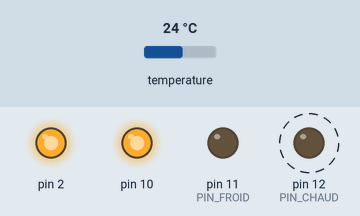
A sketch run on a simulated Arduino Uno, built with avr-gcc and run on an emulated ATmega328P. Parts: output pins drawn as LEDs (lit = HIGH). Dashed ring = blinking. The inputs (shaded band) are chosen by the test bench; at power-on: temperature 24 °C. EEPROM starts erased; what the sketch prints to the serial monitor is not drawn.

Above: at 0.42 s.
Timing chart, 0 to 3.4 s (numbered marks = the images above):
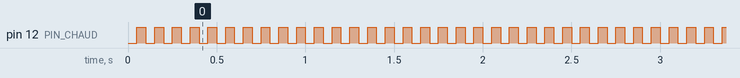

Measured:
- by itself, pin 12 (PIN_CHAUD): alternates HIGH for 0.05 s and LOW for 0.05 s

The sketch:

regu_PWM_328.ino
```cpp
#include <TimerOne.h>
#define PIN_1WIRE   3

#define EE_1WIREADR 10
#define NB_1WIRE    16

#define FIRST_TEMP_COL  'e'
uint8_t cnt_col=FIRST_TEMP_COL;

#define PIN_FROID 11
#define CLEAR_FROID PORTB|=0x04; //   0000 1000 D11:PB3
#define SET_FROID PORTB&=0xF7; //

#define PIN_CHAUD 12
#define CLEAR_CHAUD PORTB|=0x10; //   0001 0000 D12:PB4
#define SET_CHAUD PORTB&=0xEF; //

#define SET_P0 PORTB|=0x02; //   0000 0010 D9:PB1
#define CLEAR_P0 PORTB&=0xFD; //

#include <EEPROM.h>

#include <OneWire.h>
#include <DallasTemperature.h>
// GPIO where the DS18B20 is connected to
const int oneWireBus = PIN_1WIRE;
// Setup a oneWire instance to communicate with any OneWire devices
OneWire oneWire(oneWireBus);
// Pass our oneWire reference to Dallas Temperature sensor
DallasTemperature sensors(&oneWire);
int numberOfDevices=0;
DeviceAddress tempDeviceAddress;
//String getStr="";


float temperature[16];
//////////////////////////////////////////////////////////////////////////////////////////////////////////////////////////////////////////////////////////
////////////////////////////////////////////////////////////    IT    ////////////////////////////////////////////////////////////////////////////////////
//////////////////////////////////////////////////////////////////////////////////////////////////////////////////////////////////////////////////////////

    #define PWMOUTCNT 4
    uint8_t pwm_cnt=0;
    uint8_t pwm_ch_pos=50; // instant du mode chauffage (par defaut: 50  -> 0-49 = froid  50-99 = chaud)
    uint8_t pwm_up[]={0,0,0,0,0,0,0,0};    /// instant de declenchement haut 0-100 (>100: off)
    uint8_t pwm_down[]={0,0,0,0,0,0,0,0};    /// instant de declenchement OFF 0-100 (>100: off)
    //uint8_t pwm_ch_pin[]={0,0,0,0,0,0,0,0}; // pin RPWM pont H
    uint8_t pwm_pin[]={0,0,0,0,0,0,0,0}; // pin LPWM pont h
   //uint8_t pwm_chfr[]={0,0,0,0,0,0,0,0};   // 0 - froid 1 - chaud
volatile uint32_t isrCounter = 0;
volatile uint32_t lastIsrAt = 0;
volatile uint32_t isrCnd_pid = 0;
uint8_t decl_pid=0;

void  onTimer()
{

  isrCounter++;
  //lastIsrAt = millis();
  pwm_cnt++;
  if(pwm_cnt==100)
  {
    pwm_cnt=0;
    SET_CHAUD
    CLEAR_FROID
  }
  if(pwm_cnt==pwm_ch_pos)
  {
    SET_FROID
    CLEAR_CHAUD
  }
    if(pwm_up[0]==pwm_cnt) SET_P0
    else if(pwm_down[0]==pwm_cnt) CLEAR_P0
    /*
    if(pwm_up[1]==pwm_cnt) SET_P1
    else if(pwm_down[1]==pwm_cnt) CLEAR_P1

    if(pwm_up[2]==pwm_cnt) SET_P2
    else if(pwm_down[2]==pwm_cnt) CLEAR_P2
    */

//#endif
isrCnd_pid++;
if(isrCnd_pid>=10000)
  {
    isrCnd_pid=0;
    decl_pid=1;
  }
}

///////////////////////////////////////////////:
void setup() {
  // put your setup code here, to run once:
    Serial.begin(115200);

  Timer1.initialize(1000);
  Timer1.attachInterrupt(onTimer); // blinkLED to run every 0.0001 seconds


  pinMode(PIN_FROID, OUTPUT);
  pinMode(PIN_CHAUD, OUTPUT);
  pinMode(10, OUTPUT);

  pinMode(2, OUTPUT);
  digitalWrite(2,1);
          delay(10);

  Serial.print("start:  ");

 read_ee();

//  EEPROM.begin(1024); //Initialasing EEPROM

  sensors.begin();
  // Grab a count of devices on the wire
  numberOfDevices = sensors.getDeviceCount();
  Serial.println("nb temp captor ="+String(numberOfDevices));

  if(EEPROM.read(EE_1WIREADR)==255)
{
 Serial.println("clearing eeprom");
        for (int i = EE_1WIREADR; i < EE_1WIREADR + 100; ++i) {
          EEPROM.write(i, 0x00);
        }
//        EEPROM.commit();
}
}
int8_t cnt_essai=0;

void loop() {

   if(decl_pid)
   {
   get1Wire();
    set_pwm(0,calc_pid(temperature[0],28));
    decl_pid=0;
   }

   /*
   set_pwm(0,cnt_essai++);
   if(cnt_essai==50) cnt_essai=-50;
           Serial.print("cnt_essai=");
                  Serial.println(cnt_essai);
   */
          delay(100);

}
String tempStr="";


/////////////////////////////////////////////////////////////////////////
///// lit temperature sur 1 wire disponible
///// si capteur inconnu, ajoute son adresse (2Bytes) en EEprom
///// si connu en EEPROM inscrit sa temperature dans l'ordre des nouveaux capteurs inscrits dans float "temperature[n]"
void get1Wire()
{
   Serial.println("Read 1Wire Temperature ");

  sensors.requestTemperatures(); // Send the command to get temperatures

    delay(200);
    int i;
    int j=0;

       uint8_t newtemp=1;
  for(i=0;i<numberOfDevices; i++)
  {
    if(sensors.getAddress(tempDeviceAddress, i))
    {
       newtemp=1;
       j=0;
        while((newtemp==1)&&(EEPROM.read(EE_1WIREADR+2*j)>0)||(EEPROM.read(EE_1WIREADR+2*j+1)>0))
        {
              if( (EEPROM.read(EE_1WIREADR+2*j)==tempDeviceAddress[7])&&(EEPROM.read(EE_1WIREADR+2*j+1)==tempDeviceAddress[6]))
              {
                temperature[j] = sensors.getTempC(tempDeviceAddress);
                newtemp=0;

                  Serial.print("Temperature [");
                  Serial.print(i);
                  Serial.print("]{");
                  Serial.print(j);
                  Serial.print("}=");
                  Serial.print(temperature[j]);
              }
              j++;
        }
        if(newtemp) // nouvelle sonde
        {
          if(j<NB_1WIRE)
          {
              EEPROM.write(EE_1WIREADR+2*j,tempDeviceAddress[7]);
              EEPROM.write(EE_1WIREADR+2*j+1,tempDeviceAddress[6]);

        //      EEPROM.commit();

                  Serial.print("j=");
                  Serial.println(j);

              Serial.println("New Temperature ");
                  Serial.print((EE_1WIREADR+2*j));
                  Serial.print("  ");
                  Serial.print(EEPROM.read(EE_1WIREADR+2*j));
                  Serial.print("  ");

                  Serial.print(EEPROM.read(EE_1WIREADR+2*j+1));
                  Serial.print("  ");
                  Serial.println("");
                  j-=1;
                  Serial.print((EE_1WIREADR+2*j));
                  Serial.print("  ");
                  Serial.print(EEPROM.read(EE_1WIREADR+2*j));
                  Serial.print("  ");

                  Serial.print(EEPROM.read(EE_1WIREADR+2*j+1));
                  Serial.print("  ");
                  Serial.println("");

           }else{Serial.println("too much Temperature device !!");//: "+String(i)+" - "+String(j)+"[adr:"+String(tempDeviceAddress[6])+" "+String(tempDeviceAddress[7])+"] = "+wiredata); }
                }
        }
    }
  }
}


    float pid_p=0,pid_i=0,pid_d=0;
    float pid_fp=10,pid_fi=0.01,pid_fd=10;
    uint8_t pid_max_p=40,pid_max_i=40,pid_max_d=40,pid_max=40,pid_min=-40;
    float last_temp=0;
    float coef_p=5,coef_i=0.1,coef_d=5;

    float calc_pid(float temp,float consigne)
    {
      float pid_r=0;
      pid_p=consigne-temp;
      pid_i+=consigne-temp;
      pid_d=temp-last_temp;
      if(pid_p>(float) pid_max_p) pid_p=pid_max_p;
      if(pid_p<-(float) pid_max_p) pid_p=-(float) pid_max_p;
      if(pid_i>(float) pid_max_i) pid_i=pid_max_i;
      if(pid_i<-(float) pid_max_i) pid_i=-(float) pid_max_i;
      if(pid_d>(float) pid_max_d) pid_d=pid_max_d;
      if(pid_d<-(float) pid_max_d) pid_d=-(float) pid_max_d;
      pid_r=pid_p*coef_p+pid_i*coef_i+pid_d*coef_d;
      if(pid_r>(float) pid_max) pid_r=pid_max;
      if(pid_r<-(float) pid_min) pid_r=(float) pid_min;
                  Serial.print("   P=");
                  Serial.print(pid_p);
                  Serial.print("  i=");
                  Serial.print(pid_i);
                  Serial.print("  D=");
                  Serial.print(pid_d);
                  Serial.print("           PID=");
                  Serial.println(pid_r);

      last_temp=temp;
      return(pid_r);
    }

    void read_ee()
    {
                  Serial.println("Read EEprom:");
      for (int i=EE_1WIREADR;i<EE_1WIREADR+16;i+=2)
      {

                  Serial.print(i);
                  Serial.print("    ");

                  Serial.print(EEPROM.read(i));
                  Serial.print("  ");

                  Serial.print(EEPROM.read(i+1));
                  Serial.print("  ");
                  Serial.println("");
      }

    }
#define CONSIGNE_PWM_MIN  5
#define CONSIGNE_PWM_MAX  50

    void set_pwm(uint8_t temp_no,int8_t consigne) // consigne = -100% -> + 100%
    {
        if(consigne>CONSIGNE_PWM_MIN && consigne<CONSIGNE_PWM_MAX)
        {
            pwm_up[temp_no]=0;
            pwm_down[temp_no]=(uint8_t) consigne;
        }
        else if(consigne<-CONSIGNE_PWM_MIN && consigne>-CONSIGNE_PWM_MAX)
        {
            pwm_up[temp_no]=50;
            pwm_down[temp_no]=(uint8_t) (50-consigne);
        }
        else
        {
            pwm_up[temp_no]=110; // >100 --> jamais appelé
            pwm_down[temp_no]=0;
        }
    }
```
